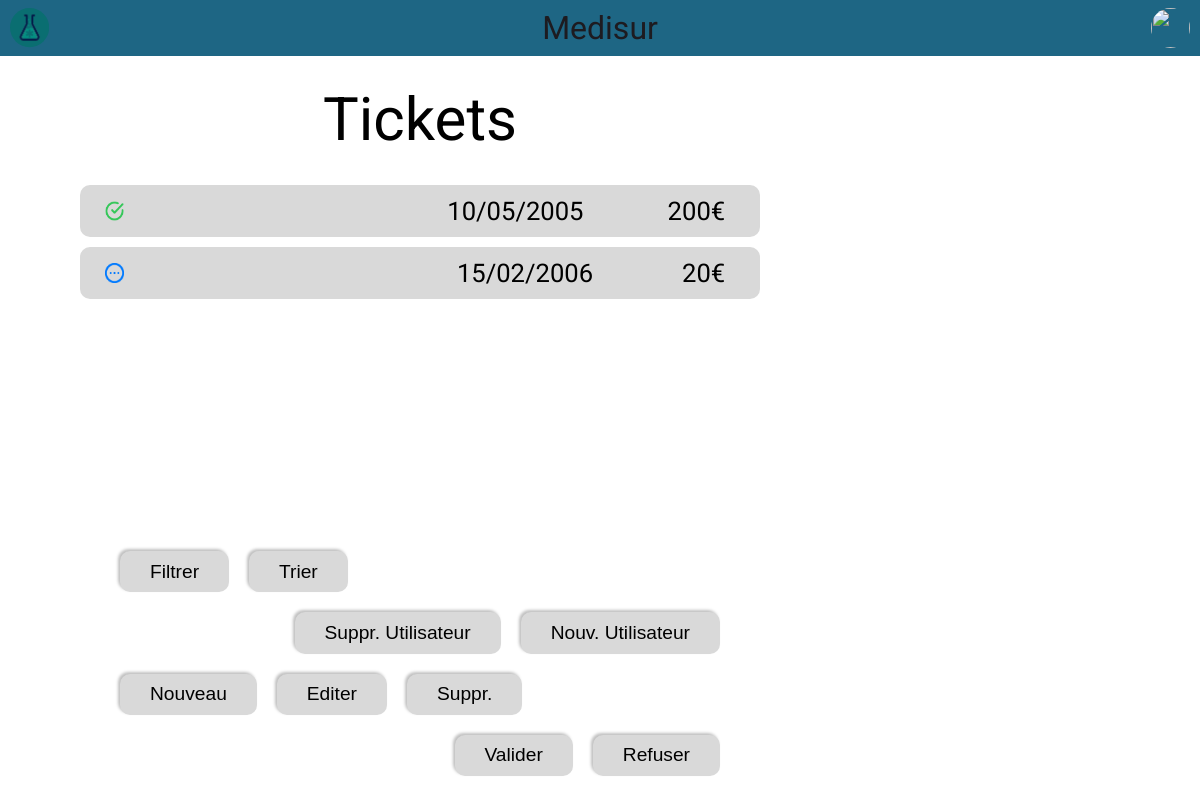
The page /pages/user_main.php (signed in) on the database as committed earlier.
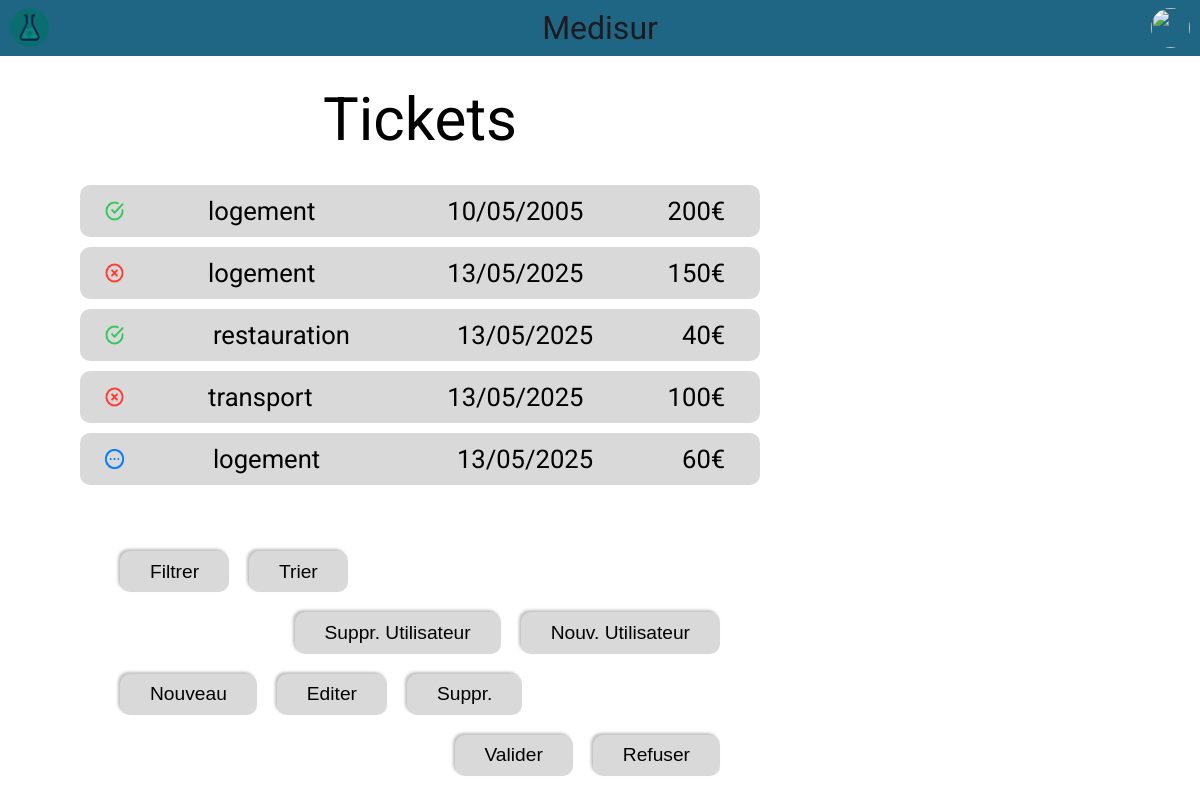
The same page on the database as committed later.
### tables this page shows
CREATE TABLE expense (
                         id INTEGER PRIMARY KEY AUTOINCREMENT,
                         amount INTEGER NOT NULL,
                         creation_datetime TEXT NOT NULL,
                         modification_datetime TEXT NULL,
                         description TEXT NULL,
                         receipt TEXT NULL,
                         asking_user INTEGER NOT NULL,
                         user_validator INTEGER NULL,
                         category INTEGER NOT NULL,
                         status INTEGER NOT NULL,
                         FOREIGN KEY (asking_user) REFERENCES user (id) ON DELETE CASCADE,
                         FOREIGN KEY (user_validator) REFERENCES user (id) ON DELETE CASCADE,
                         FOREIGN KEY (category) REFERENCES expense_category (id) ON DELETE CASCADE,
                         FOREIGN KEY (status) REFERENCES expense_status (id) ON DELETE CASCADE
);

### php_assets/database_command.php (called while the page is built, shortened)
<?php
function db_request($command, $param = [], $path = ".\database.sqlite") {
    $pdo = new PDO("sqlite:" . $path);
    $stmt = $pdo->prepare($command);
    $stmt->execute($param);
    return $stmt->fetchAll(PDO::FETCH_ASSOC);
};
?>

### php_assets/ticket.php (the view)
<?php
class Ticket
{
    public static $count = 0;
    public $id;
    public $status;
    public $type;
    public $date;
    public $amount;
    public $owner;
    public $description;
    public $justification;
    public $id_bdd;
    function __construct($info) {
        $this->id = self::$count;
        self::$count++;
        $this->status = $info['status'];
        $this->type = $info['exp_cat_name'];;
        $this->date = $info['creation_datetime'];
        $this->amount = $info['amount'];
        $this->owner = $info['last_name'] . " " . $info['first_name'];
        $this->description = $info['description'];
        $this->justification = $info['receipt'];
        $this->id_bdd = $info['id'];
    }
    function display() {
        $str = "<div class='ticket' data-index ='". $this->id . "'' data-status = '" . $this->status . "' data-category = '" . $this->type . "' data-date= '" . $this->date . "' data-amount = '" . $this->amount . "' data-index_bdd ='" . $this->id_bdd . "' >
                    <div class='ticket-top'>";
                        switch ($this->status) {
                            case 3:
                                $str .= "<img src='../assets/condition_3.png' alt='status 3'/> ";
                                break;
                            case 2:
                                $str .= "<img src='../assets/condition_2.png' alt='status 2'/> ";
                                break;
                            default:
                                $str .= "<img src='../assets/condition_1.png' alt='status 1'/> ";
                        }
                        $str .= "<span class='type'>"
                            .$this->type .
                        "</span>
                        <span class='date'>"
                            . $this-> date .
                        "</span>
                        <span>"
                            . $this -> amount .
                        "€</span>
                    </div>
                    <div class='ticket-bottom hide'>
                        <div class='owner " . ($_SESSION['role'] == 2 ? "hide" : "") . "'>"
                            . $this->owner .
                        "</div>
                        <div class='description'>"
                            . $this->description .
                        "</div>
                        <a class='receipt-download' href='../assets/form_receipt/" . $this->justification . "' download>
                            <svg width='200' height='200' viewBox='0 0 200 200' fill='none' xmlns='http://www.w3.org/2000/svg'><g clip-path='url(#clip0_248_63)'><path d='M108.333 16.6667H50C45.5798 16.6667 41.3405 18.4226 38.2149 21.5482C35.0893 24.6738 33.3334 28.913 33.3334 33.3333V166.667C33.3334 171.087 35.0893 175.326 38.2149 178.452C41.3405 181.577 45.5798 183.333 50 183.333H150C154.42 183.333 158.66 181.577 161.785 178.452C164.911 175.326 166.667 171.087 166.667 166.667V75M108.333 16.6667L166.667 75M108.333 16.6667V75H166.667' stroke='#1E1E1E' stroke-width='40' stroke-linecap='round' stroke-linejoin='round'/></g><defs><clipPath id='clip0_248_63'><rect width='200' height='200' fill='white'/></clipPath></defs></svg>
                            Download
                        </a>
                    </div>
                </div>";;
        echo $str;
    }
}

### pages/user_main.php (shortened to what this page needs)
<?php
include "../php_assets/database_command.php";
?>
<!DOCTYPE html>
<html lang="fr">
<head>
    <link rel="stylesheet" href="../style/main.css">
</head>
<body>
<?php
include("../php_assets/top_bar.php");
?>
<div class="center main-container">
    <div class="left-container center">
        <h1>Tickets</h1>
        <div class="ticket-list">
            <?php
            include "../php_assets/ticket.php";
            if ($_SESSION['role'] == 1 || $_SESSION['role'] == 3) {
                $tickets = db_request("SELECT expense.id, amount, creation_datetime, description, receipt, asking_user, first_name, last_name, expense_category.name AS exp_cat_name, status  FROM expense JOIN user ON expense.asking_user = user.id JOIN expense_category ON expense.category = expense_category.id ;", [], "../database.sqlite");
            }
            $ticket_list = [];
            foreach ($tickets as $ticket) {
                $ticket_list[] = new Ticket($ticket);
                end($ticket_list)->display();
            }
            ?>
        </div>
        <div class="btn-container desktop-only">
            <div class="align-left">
                <button >Filtrer</button>
                <button >Trier</button>
            </div>
            <?php
            if (in_array(1, $_SESSION['permission']) ) {
                echo "<div class='align-right'>
                    <button class='manage-user-btn'>Suppr. Utilisateur</button>
                    <button class='new-user-btn' >Nouv. Utilisateur</button>
                </div>";
            }
            if (in_array(2, $_SESSION['permission']) ) {
                echo "<div class='align-left'>
                    <button class='new-ticket-btn'>Nouveau</button>
                    <button class='edit-ticket-btn'>Editer</button>
                    <button class='delete-ticket-btn'>Suppr.</button>
                </div>";
            }
            if (in_array(3, $_SESSION['permission'])) {
                echo "<div class='align-right'>
                    <button class='validate-btn'>Valider</button>
                    <button class='refuse-btn'>Refuser</button>
                </div>";
            }
            ?>
        </div>
    </div>
    <div class="center right-container desktop-only" >
    </div>
</div>
</body>
</html>

### php_assets/top_bar.php (shortened to what this page needs)
<link rel="stylesheet" href="../style/top_bar.css">
<nav>
    <h1>Medisur</h1>
    <a href="user_main.php">
        <?php
            if ($_SESSION['user_photo'] != NULL) {
                echo "<img src='../assets/users_photo/".$_SESSION["user_photo"]."'>";
            }
        ?>
    </a>
</nav>

### style/main.css (style rules this page uses)
html,body,p,ol,ul,li,dl,dt,dd,blockquote,figure,fieldset,legend,textarea,pre,iframe,hr,h1,h2,h3,h4,h5,h6 { margin:0;padding:0 }
h1,h2,h3,h4,h5,h6 { font-size:100%;font-weight:normal }
button,input,select { margin:0 }
html { box-sizing:border-box }
*,*::before,*::after { box-sizing:inherit }
img,video { height:auto;max-width:100% }
body { height: 100vh; }
h1 { font-size: 40px; font-family: "Roboto", sans-serif; margin-top: 3.5vh; }
.center { display: flex; flex-direction: column; justify-content: center; align-items: center; }
.align-right { display: flex; justify-content: flex-end; }
.align-left { display: flex; justify-content: flex-start; }
.ticket-list { width: 90%; height: 55vh; display: flex; flex-direction: column; align-items: center; gap: 10px; overflow-y: scroll; border-radius: 20px; }
.main-container { flex-direction: row; align-items: normal; justify-content: normal; }
.btn-container { width: 100vw; margin-top: 6vh; display: flex; flex-direction: row; justify-content: center; align-items: center; }
.btn-container button { width: 14%; border-radius: 10px; border: none; background: none; }
.ticket { width: 100%; display: flex; flex-direction: column; background-color: #D9D9D9; padding: 10px 10px 10px 0; border-radius: 20px; font-family: "Roboto", sans-serif; font-size: 1.2em; }
.ticket-top { height: 6vh; display: flex; flex-direction: row; align-items: center; justify-content: space-evenly; }
.ticket img { height: 60%; width: auto; }
.type { width: 25%; overflow: hidden; text-overflow: ellipsis; }
.desktop-only { display: none; }
@media only screen and (min-width: 700px) { .desktop-only { display: block; } }
@media only screen and (min-width: 700px) { h1 { font-size: 60px; } }
@media only screen and (min-width: 700px) { .main-container { height: 90%; } }
@media only screen and (min-width: 700px) { .ticket-list { padding-top: 30px; height: 70%; } }
@media only screen and (min-width: 700px) { .ticket { width: 90%; display: flex; flex-direction: column; padding: 10px 10px 10px 0; font-family: "Roboto", sans-serif; font-size: 1.6em; border-radius: 10px; } }
@media only screen and (min-width: 700px) { .ticket-top { height: 4vh; display: flex; flex-direction: row; align-items: center; justify-content: space-between; margin: 0 25px; } }
@media only screen and (min-width: 700px) { .btn-container { display: flex; flex-direction: row; flex-wrap: wrap; width: 50vw; max-width: 1050px; gap: 20px; } }
@media only screen and (min-width: 700px) { .btn-container div { display: flex; gap: 20px; flex-grow: 1; } }
@media only screen and (min-width: 700px) { .btn-container button { width: auto; padding: 1.2vh 2.5vw; font-size: 1.2em; background-color: #d9d9d9; box-shadow: rgba(0, 0, 0, 0.25) -2px -2px 3px; border: none; border-radius: 10px; cursor: pointer; white-space: nowrap; } }
@media only screen and (min-width: 700px) { .left-container { width: 70vw; } }
@media only screen and (min-width: 700px) { .right-container { width: 30vw; } }

### style/top_bar.css (style rules this page uses)
nav { display: flex; justify-content: space-between; align-items: center; height: 7vh; width: 100%; padding: 0 10px; background: #1E6684; }
nav h1 { flex-grow: 1; text-align: center; margin: 0; font-size: 32px; color: #1D1B20; font-family: 'Roboto', sans-serif; font-weight: 400; }
nav svg, nav a { height: 70%; width: auto; }
nav a svg, nav a img { height: 4.9vh; width: 4.9vh; border-radius: 50%; }

Rows that differ between the two databases and show on the page:
removed expense: creation_datetime "15/02/2006", amount "20"
changed expense (number 1 of 5 on the later page): type (not shown) → "logement"
added expense: type "logement", creation_datetime "13/05/2025", amount "150"
added expense: type "restauration", creation_datetime "13/05/2025", amount "40"
added expense: type "transport", creation_datetime "13/05/2025", amount "100"
added expense: type "logement", creation_datetime "13/05/2025", amount "60"
